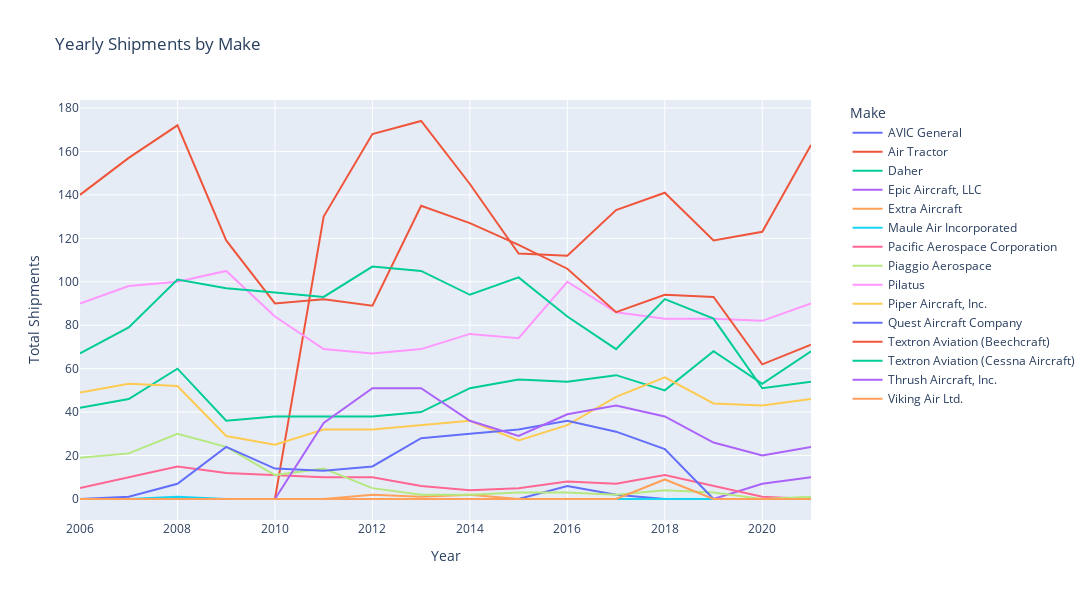

The notebook cell saved with this chart:
### Code cell
# Group by 'Make' and 'Year', then sum the 'Shipments'
make_yearly_totals = aircraft_data_long.groupby(['Make', 'Year'])['Shipments'].sum().reset_index()

# Create the plotly figure
fig = px.line(make_yearly_totals, x='Year', y='Shipments', color='Make', title='Yearly Shipments by Make')

# Update layout for better visualization
fig.update_layout(
    xaxis_title='Year',
    yaxis_title='Total Shipments',
    legend_title='Make',
    legend=dict(
        x=1.05,
        y=1,
        traceorder='normal',
        bgcolor='rgba(0,0,0,0)',
        bordercolor='rgba(0,0,0,0)'
    ),
    width=1600,
    height=600
)

# Save to html file
fig.write_html('turboprops_yearly_shipments_by_make.html')

# Show the plot
fig.show()

### Figure 1 — Plotly figure (JSON) as saved in the notebook; plotly's stock layout.template omitted (floating-point values rounded to 4 significant figures)
{"data": [{"hovertemplate": "Make=AVIC General<br>Year=%{x}<br>Shipments=%{y}<extra></extra>", "legendgroup": "AVIC General", "line": {"color": "#636efa", "dash": "solid"}, "marker": {"symbol": "circle"}, "mode": "lines", "name": "AVIC General", "orientation": "v", "showlegend": true, "type": "scatter", "x": [2006, 2007, 2008, 2009, 2010, 2011, 2012, 2013, 2014, 2015, 2016, 2017, 2018, 2019, 2020, 2021], "xaxis": "x", "y": [0, 0, 0, 0, 0, 0, 0, 0, 0, 0, 6, 2, 0, 0, 0, 0], "yaxis": "y"}, {"hovertemplate": "Make=Air Tractor<br>Year=%{x}<br>Shipments=%{y}<extra></extra>", "legendgroup": "Air Tractor", "line": {"color": "#EF553B", "dash": "solid"}, "marker": {"symbol": "circle"}, "mode": "lines", "name": "Air Tractor", "orientation": "v", "showlegend": true, "type": "scatter", "x": [2006, 2007, 2008, 2009, 2010, 2011, 2012, 2013, 2014, 2015, 2016, 2017, 2018, 2019, 2020, 2021], "xaxis": "x", "y": [0, 0, 0, 0, 0, 130, 168, 174, 145, 113, 112, 133, 141, 119, 123, 163], "yaxis": "y"}, {"hovertemplate": "Make=Daher<br>Year=%{x}<br>Shipments=%{y}<extra></extra>", "legendgroup": "Daher", "line": {"color": "#00cc96", "dash": "solid"}, "marker": {"symbol": "circle"}, "mode": "lines", "name": "Daher", "orientation": "v", "showlegend": true, "type": "scatter", "x": [2006, 2007, 2008, 2009, 2010, 2011, 2012, 2013, 2014, 2015, 2016, 2017, 2018, 2019, 2020, 2021], "xaxis": "x", "y": [42, 46, 60, 36, 38, 38, 38, 40, 51, 55, 54, 57, 50, 68, 53, 68], "yaxis": "y"}, {"hovertemplate": "Make=Epic Aircraft, LLC<br>Year=%{x}<br>Shipments=%{y}<extra></extra>", "legendgroup": "Epic Aircraft, LLC", "line": {"color": "#ab63fa", "dash": "solid"}, "marker": {"symbol": "circle"}, "mode": "lines", "name": "Epic Aircraft, LLC", "orientation": "v", "showlegend": true, "type": "scatter", "x": [2006, 2007, 2008, 2009, 2010, 2011, 2012, 2013, 2014, 2015, 2016, 2017, 2018, 2019, 2020, 2021], "xaxis": "x", "y": [0, 0, 0, 0, 0, 0, 0, 0, 0, 0, 0, 0, 0, 0, 7, 10], "yaxis": "y"}, {"hovertemplate": "Make=Extra Aircraft<br>Year=%{x}<br>Shipments=%{y}<extra></extra>", "legendgroup": "Extra Aircraft", "line": {"color": "#FFA15A", "dash": "solid"}, "marker": {"symbol": "circle"}, "mode": "lines", "name": "Extra Aircraft", "orientation": "v", "showlegend": true, "type": "scatter", "x": [2006, 2007, 2008, 2009, 2010, 2011, 2012, 2013, 2014, 2015, 2016, 2017, 2018, 2019, 2020, 2021], "xaxis": "x", "y": [0, 0, 0, 0, 0, 0, 2, 1, 2, 0, 0, 0, 0, 0, 0, 0], "yaxis": "y"}, {"hovertemplate": "Make=Maule Air Incorporated<br>Year=%{x}<br>Shipments=%{y}<extra></extra>", "legendgroup": "Maule Air Incorporated", "line": {"color": "#19d3f3", "dash": "solid"}, "marker": {"symbol": "circle"}, "mode": "lines", "name": "Maule Air Incorporated", "orientation": "v", "showlegend": true, "type": "scatter", "x": [2006, 2007, 2008, 2009, 2010, 2011, 2012, 2013, 2014, 2015, 2016, 2017, 2018, 2019, 2020, 2021], "xaxis": "x", "y": [0, 0, 1, 0, 0, 0, 0, 0, 0, 0, 0, 0, 0, 0, 0, 0], "yaxis": "y"}, {"hovertemplate": "Make=Pacific Aerospace Corporation<br>Year=%{x}<br>Shipments=%{y}<extra></extra>", "legendgroup": "Pacific Aerospace Corporation", "line": {"color": "#FF6692", "dash": "solid"}, "marker": {"symbol": "circle"}, "mode": "lines", "name": "Pacific Aerospace Corporation", "orientation": "v", "showlegend": true, "type": "scatter", "x": [2006, 2007, 2008, 2009, 2010, 2011, 2012, 2013, 2014, 2015, 2016, 2017, 2018, 2019, 2020, 2021], "xaxis": "x", "y": [5, 10, 15, 12, 11, 10, 10, 6, 4, 5, 8, 7, 11, 6, 1, 0], "yaxis": "y"}, {"hovertemplate": "Make=Piaggio Aerospace<br>Year=%{x}<br>Shipments=%{y}<extra></extra>", "legendgroup": "Piaggio Aerospace", "line": {"color": "#B6E880", "dash": "solid"}, "marker": {"symbol": "circle"}, "mode": "lines", "name": "Piaggio Aerospace", "orientation": "v", "showlegend": true, "type": "scatter", "x": [2006, 2007, 2008, 2009, 2010, 2011, 2012, 2013, 2014, 2015, 2016, 2017, 2018, 2019, 2020, 2021], "xaxis": "x", "y": [19, 21, 30, 24, 11, 14, 5, 2, 2, 3, 3, 2, 4, 3, 0, 1], "yaxis": "y"}, {"hovertemplate": "Make=Pilatus<br>Year=%{x}<br>Shipments=%{y}<extra></extra>", "legendgroup": "Pilatus", "line": {"color": "#FF97FF", "dash": "solid"}, "marker": {"symbol": "circle"}, "mode": "lines", "name": "Pilatus", "orientation": "v", "showlegend": true, "type": "scatter", "x": [2006, 2007, 2008, 2009, 2010, 2011, 2012, 2013, 2014, 2015, 2016, 2017, 2018, 2019, 2020, 2021], "xaxis": "x", "y": [90, 98, 100, 105, 84, 69, 67, 69, 76, 74, 100, 86, 83, 83, 82, 90], "yaxis": "y"}, {"hovertemplate": "Make=Piper Aircraft, Inc.<br>Year=%{x}<br>Shipments=%{y}<extra></extra>", "legendgroup": "Piper Aircraft, Inc.", "line": {"color": "#FECB52", "dash": "solid"}, "marker": {"symbol": "circle"}, "mode": "lines", "name": "Piper Aircraft, Inc.", "orientation": "v", "showlegend": true, "type": "scatter", "x": [2006, 2007, 2008, 2009, 2010, 2011, 2012, 2013, 2014, 2015, 2016, 2017, 2018, 2019, 2020, 2021], "xaxis": "x", "y": [49, 53, 52, 29, 25, 32, 32, 34, 36, 27, 34, 47, 56, 44, 43, 46], "yaxis": "y"}, {"hovertemplate": "Make=Quest Aircraft Company<br>Year=%{x}<br>Shipments=%{y}<extra></extra>", "legendgroup": "Quest Aircraft Company", "line": {"color": "#636efa", "dash": "solid"}, "marker": {"symbol": "circle"}, "mode": "lines", "name": "Quest Aircraft Company", "orientation": "v", "showlegend": true, "type": "scatter", "x": [2006, 2007, 2008, 2009, 2010, 2011, 2012, 2013, 2014, 2015, 2016, 2017, 2018, 2019, 2020, 2021], "xaxis": "x", "y": [0, 1, 7, 24, 14, 13, 15, 28, 30, 32, 36, 31, 23, 0, 0, 0], "yaxis": "y"}, {"hovertemplate": "Make=Textron Aviation (Beechcraft)<br>Year=%{x}<br>Shipments=%{y}<extra></extra>", "legendgroup": "Textron Aviation (Beechcraft)", "line": {"color": "#EF553B", "dash": "solid"}, "marker": {"symbol": "circle"}, "mode": "lines", "name": "Textron Aviation (Beechcraft)", "orientation": "v", "showlegend": true, "type": "scatter", "x": [2006, 2007, 2008, 2009, 2010, 2011, 2012, 2013, 2014, 2015, 2016, 2017, 2018, 2019, 2020, 2021], "xaxis": "x", "y": [140, 157, 172, 119, 90, 92, 89, 135, 127, 117, 106, 86, 94, 93, 62, 71], "yaxis": "y"}, {"hovertemplate": "Make=Textron Aviation (Cessna Aircraft)<br>Year=%{x}<br>Shipments=%{y}<extra></extra>", "legendgroup": "Textron Aviation (Cessna Aircraft)", "line": {"color": "#00cc96", "dash": "solid"}, "marker": {"symbol": "circle"}, "mode": "lines", "name": "Textron Aviation (Cessna Aircraft)", "orientation": "v", "showlegend": true, "type": "scatter", "x": [2006, 2007, 2008, 2009, 2010, 2011, 2012, 2013, 2014, 2015, 2016, 2017, 2018, 2019, 2020, 2021], "xaxis": "x", "y": [67, 79, 101, 97, 95, 93, 107, 105, 94, 102, 84, 69, 92, 83, 51, 54], "yaxis": "y"}, {"hovertemplate": "Make=Thrush Aircraft, Inc.<br>Year=%{x}<br>Shipments=%{y}<extra></extra>", "legendgroup": "Thrush Aircraft, Inc.", "line": {"color": "#ab63fa", "dash": "solid"}, "marker": {"symbol": "circle"}, "mode": "lines", "name": "Thrush Aircraft, Inc.", "orientation": "v", "showlegend": true, "type": "scatter", "x": [2006, 2007, 2008, 2009, 2010, 2011, 2012, 2013, 2014, 2015, 2016, 2017, 2018, 2019, 2020, 2021], "xaxis": "x", "y": [0, 0, 0, 0, 0, 35, 51, 51, 36, 29, 39, 43, 38, 26, 20, 24], "yaxis": "y"}, {"hovertemplate": "Make=Viking Air Ltd.<br>Year=%{x}<br>Shipments=%{y}<extra></extra>", "legendgroup": "Viking Air Ltd.", "line": {"color": "#FFA15A", "dash": "solid"}, "marker": {"symbol": "circle"}, "mode": "lines", "name": "Viking Air Ltd.", "orientation": "v", "showlegend": true, "type": "scatter", "x": [2006, 2007, 2008, 2009, 2010, 2011, 2012, 2013, 2014, 2015, 2016, 2017, 2018, 2019, 2020, 2021], "xaxis": "x", "y": [0, 0, 0, 0, 0, 0, 0, 0, 0, 0, 0, 0, 9, 0, 0, 0], "yaxis": "y"}], "layout": {"height": 600, "legend": {"bgcolor": "rgba(0,0,0,0)", "bordercolor": "rgba(0,0,0,0)", "title": {"text": "Make"}, "tracegroupgap": 0, "traceorder": "normal", "x": 1.05, "y": 1}, "title": {"text": "Yearly Shipments by Make"}, "width": 1600, "xaxis": {"anchor": "y", "domain": [0, 1], "title": {"text": "Year"}}, "yaxis": {"anchor": "x", "domain": [0, 1], "title": {"text": "Total Shipments"}}}}
